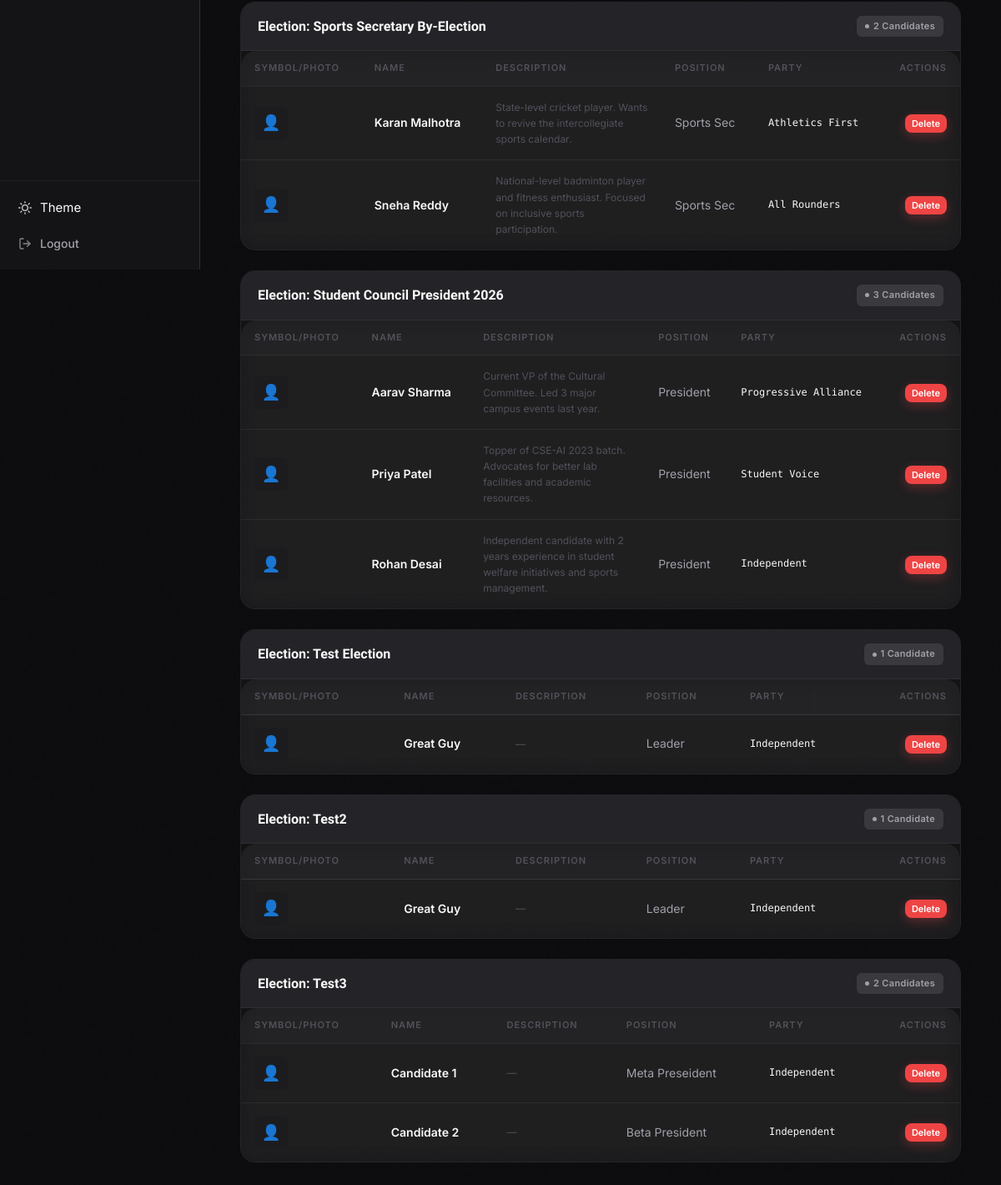
Page /admin/candidates (signed in, lower part) on the earlier database version.
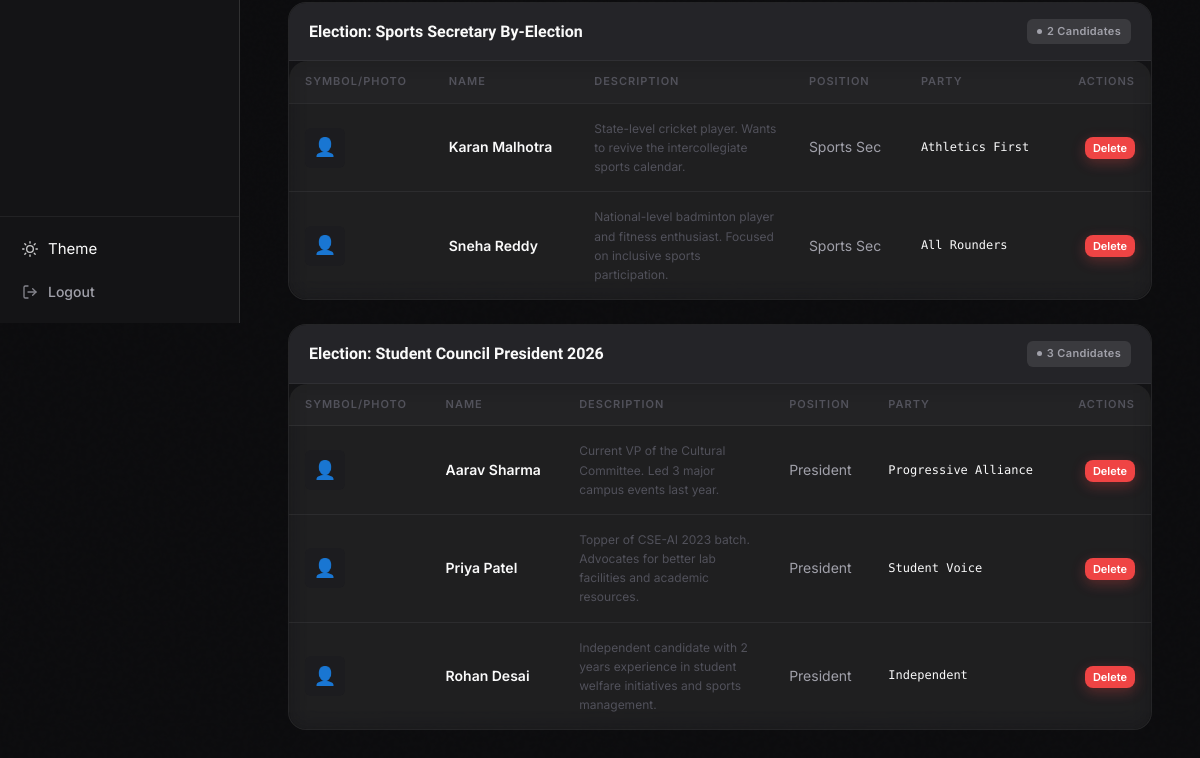
Same page on the later database version.
### tables this page shows
CREATE TABLE candidates (
            candidate_id   INTEGER PRIMARY KEY AUTOINCREMENT,
            election_id    INTEGER NOT NULL REFERENCES elections(election_id),
            candidate_name TEXT NOT NULL,
            position       TEXT NOT NULL,
            party_name     TEXT,
            symbol_path    TEXT
        , description TEXT DEFAULT '');

CREATE TABLE elections (
            election_id    INTEGER PRIMARY KEY AUTOINCREMENT,
            election_title TEXT NOT NULL,
            start_date     TEXT NOT NULL,
            end_date       TEXT NOT NULL,
            roll_start     TEXT NOT NULL,
            roll_end       TEXT NOT NULL
        , description TEXT DEFAULT '', position_role TEXT DEFAULT '', eligible_type TEXT DEFAULT 'department', results_published INTEGER DEFAULT 0);

### app.py (the view)
@app.route('/admin/candidates')
@admin_required
def admin_candidates():
    db = get_db()
    elections  = db.execute("SELECT * FROM elections ORDER BY election_id DESC").fetchall()
    candidates = db.execute("""
        SELECT c.*, e.election_title
        FROM candidates c
        JOIN elections e ON c.election_id=e.election_id
        ORDER BY c.election_id DESC, c.candidate_id ASC
    """).fetchall()
    db.close()
    return render_template('admin/candidates.html', elections=elections, candidates=candidates)

### app.py (called while the page is built)
def admin_required(f):
    @wraps(f)
    def decorated(*args, **kwargs):
        if not session.get('admin_logged_in'):
            return redirect(url_for('admin_login'))
        return f(*args, **kwargs)
    return decorated

### database.py (called while the page is built)
def get_db():
    if USE_POSTGRES and PSYCOPG2_AVAILABLE:
        conn = psycopg2.connect(DATABASE_URL, cursor_factory=DictCursor)
        return PostgresConnectionWrapper(conn)
    else:
        conn = sqlite3.connect(DB_PATH)
        conn.row_factory = sqlite3.Row
        conn.execute("PRAGMA foreign_keys = ON")
        return conn

### templates/admin/candidates.html (shortened to what this page needs)
{% extends "base_admin.html" %}
{% block content %}
{% if candidates %}
  {% for election_title, group in candidates|groupby('election_title') %}
  <div class="card" style="margin-bottom:24px;padding:0;border:1px solid rgba(255,255,255,0.08);overflow:hidden;">
    <div style="background:var(--bg-3);padding:16px 20px;border-bottom:1px solid rgba(255,255,255,0.05);display:flex;justify-content:space-between;align-items:center;">
      <h2 style="font-family:var(--font-display);font-size:16px;font-weight:600;color:var(--text-0);margin:0;">
        Election: {{ election_title }}
      </h2>
      <span class="badge" style="background:rgba(255,255,255,0.1);color:var(--text-1);">
        {{ group|length }} Candidate{% if group|length != 1 %}s{% endif %}
      </span>
    </div>
    <div class="table-wrap" style="margin:0;border:none;">
      <table class="data-table" style="margin:0;border:none;">
        <thead>
          <tr>
            <th>Symbol/Photo</th>
            <th>Name</th>
            <th>Description</th>
            <th>Position</th>
            <th>Party</th>
            <th style="text-align:right;">Actions</th>
          </tr>
        </thead>
        <tbody>
          {% for c in group %}
          <tr>
            <td>
              {% if c.symbol_path %}
                <img src="{{ url_for('static', filename=c.symbol_path) }}"
                     style="width:40px;height:40px;object-fit:cover;border-radius:6px;background:var(--bg-2);">
              {% else %}
                <div style="width:40px;height:40px;border-radius:6px;background:var(--bg-2);display:flex;align-items:center;justify-content:center;font-size:18px;">👤</div>
              {% endif %}
            </td>
            <td style="color:var(--text-0);font-weight:600;">{{ c.candidate_name }}</td>
            <td style="font-size:12px;color:var(--text-2);max-width:200px;white-space:normal;">{{ c.description or '—' }}</td>
            <td>{{ c.position }}</td>
            <td class="mono" style="font-size:12px;">{{ c.party_name or 'Independent' }}</td>
            <td style="text-align:right;">
              <form method="POST" action="{{ url_for('admin_candidate_delete', candidate_id=c.candidate_id) }}"
                    onsubmit="return confirm('Delete candidate {{ c.candidate_name }}?');" style="margin:0;">
                <button type="submit" class="btn-danger btn-sm" style="padding:4px 8px;font-size:11px;">Delete</button>
              </form>
            </td>
          </tr>
          {% endfor %}
        </tbody>
      </table>
    </div>
  </div>
  {% endfor %}
{% else %}
  <div class="empty-state">
    <div class="empty-state-icon">🗳️</div>
    <div class="empty-state-title">No candidates yet</div>
    <p>Add candidates to your elections to allow voting.</p>
  </div>
{% endif %}
{% endblock %}

### templates/base_admin.html (shortened to what this page needs)
<!DOCTYPE html>
<html lang="en">
<head>
  <link rel="stylesheet" href="{{ url_for('static', filename='css/main.css') }}">
</head>
<body>
  <div class="admin-layout">
    <aside class="sidebar">
      <nav class="sidebar-nav">
      </nav>
      <div class="sidebar-footer">
        <button onclick="toggleTheme()" class="nav-item" style="width:100%;text-align:left;background:none;border:none;cursor:pointer;font:inherit;color:inherit;outline:none;">
          Theme
        </button>
        <a href="{{ url_for('admin_logout') }}" class="nav-item">
          <svg viewBox="0 0 24 24" fill="none" stroke="currentColor" stroke-width="2" stroke-linecap="round" stroke-linejoin="round">
            <path d="M9 21H5a2 2 0 0 1-2-2V5a2 2 0 0 1 2-2h4"/>
            <polyline points="16 17 21 12 16 7"/><line x1="21" y1="12" x2="9" y2="12"/>
          </svg>
          Logout
        </a>
      </div>
    </aside>
    <main class="content-area">
      {% block content %}{% endblock %}
    </main>
  </div>
</body>
</html>

### static/css/main.css (style rules this page uses)
:root { --bg-0: #0C0C0E; --bg-1: #141416; --bg-2: #1C1C1F; --bg-3: #242428; --accent: #8B5CF6; --accent-2: #6D28D9; --accent-dim: rgba(139,92,246,0.12); --accent-glow: rgba(139,92,246,0.28); --accent-border: rgba(139,92,246,0.35); --success: #10B981; --success-dim: rgba(16,185,129,0.1); --warn: #F59E0B; --warn-dim: rgba(245,158,11,0.1); --danger: #EF4444; --danger-dim: rgba(239,68,68,0.1); --text-0: #FAFAFA; --text-1: #A1A1AA; --text-2: #52525B; --border: rgba(255,255,255,0.06); --border-hi: rgba(139,92,246,0.5); --border-bright: rgba(255,255,255,0.12); --radius-sm: 10px; --radius-md: 14px; --radius-lg: 18px; --radius-xl: 24px; --font-display: 'Plus Jakarta Sans', sans-serif; --font-body: 'Inter', sans-serif; --font-mono: 'DM Mono', monospace; --transition: all 0.2s cubic-bezier(0.4, 0, 0.2, 1); --transition-slow: all 0.35s cubic-bezier(0.4, 0, 0.2, 1); --glass-bg: rgba(255,255,255,0.032); --glass-border: rgba(255,255,255,0.075); --glass-shadow: 0 8px 32px rgba(0,0,0,0.5), 0 1px 0 rgba(255,255,255,0.05) inset; }
*, *::before, *::after { box-sizing: border-box; margin: 0; padding: 0; }
html { font-size: 15px; scroll-behavior: smooth; }
body { background: var(--bg-0); color: var(--text-0); font-family: var(--font-body); line-height: 1.6; -webkit-font-smoothing: antialiased; -moz-osx-font-smoothing: grayscale; }
a { color: inherit; text-decoration: none; }
input, textarea, select, button { font-family: var(--font-body); }
body::before { content: ''; position: fixed; inset: 0; pointer-events: none; z-index: 0; opacity: 0.4; }
.card { background: var(--glass-bg); backdrop-filter: blur(12px); -webkit-backdrop-filter: blur(12px); border: 1px solid var(--glass-border); border-radius: var(--radius-lg); padding: 28px; transition: var(--transition); position: relative; }
.btn-danger { display: inline-flex; align-items: center; justify-content: center; gap: 7px; background: var(--danger); color: #fff; border: none; border-radius: var(--radius-sm); padding: 12px 24px; font-size: 14px; font-weight: 600; cursor: pointer; transition: var(--transition); box-shadow: 0 4px 14px rgba(239,68,68,0.3); }
.btn-sm { padding: 8px 16px; font-size: 13px; border-radius: 8px; }
.badge { display: inline-flex; align-items: center; gap: 5px; padding: 4px 10px; border-radius: 6px; font-size: 11px; font-weight: 600; letter-spacing: 0.03em; }
.badge::before { content: ''; width: 5px; height: 5px; border-radius: 50%; background: currentColor; flex-shrink: 0; }
.data-table { width: 100%; border-collapse: collapse; }
.data-table th { padding: 12px 16px; font-size: 11px; font-weight: 600; letter-spacing: 0.09em; text-transform: uppercase; color: var(--text-2); background: rgba(255,255,255,0.02); border-bottom: 1px solid var(--border); text-align: left; }
.data-table td { padding: 15px 16px; font-size: 14px; color: var(--text-1); border-bottom: 1px solid var(--border); transition: var(--transition); }
.data-table tr:last-child td { border-bottom: none; }
.data-table .mono { font-family: var(--font-mono); color: var(--text-0); font-size: 13px; }
.table-wrap { background: rgba(255,255,255,0.025); backdrop-filter: blur(12px); border: 1px solid var(--border-bright); border-radius: var(--radius-lg); overflow: hidden; }
.admin-layout { display: flex; min-height: 100vh; }
.sidebar { width: 240px; background: var(--bg-1); backdrop-filter: blur(24px); -webkit-backdrop-filter: blur(24px); border-right: 1px solid var(--border-bright); position: fixed; top: 0; left: 0; height: 100vh; display: flex; flex-direction: column; z-index: 100; overflow-y: auto; }
.sidebar::before { content: ''; position: absolute; top: 0; left: 0; right: 0; height: 200px; background: linear-gradient(180deg, var(--accent-dim) 0%, transparent 100%); pointer-events: none; }
.sidebar-nav { padding: 10px 8px; flex: 1; display: flex; flex-direction: column; gap: 2px; }
.nav-item { display: flex; align-items: center; gap: 10px; padding: 10px 14px; border-radius: var(--radius-sm); color: var(--text-1); font-size: 14px; font-weight: 500; transition: var(--transition); cursor: pointer; text-decoration: none; position: relative; }
.nav-item svg { width: 16px; height: 16px; flex-shrink: 0; opacity: 0.8; }
.sidebar-footer { padding: 10px 8px; border-top: 1px solid var(--border); }
.content-area { margin-left: 240px; padding: 36px clamp(20px, 4vw, 52px); flex: 1; min-width: 0; position: relative; z-index: 1; }

Differences in the rows shown:
removed candidates: election_title "Test Election", group "1", candidate_name "Great Guy", description "—", position "Leader", party_name "Independent"
removed candidates: election_title "Test2", group "1", candidate_name "Great Guy", description "—", position "Leader", party_name "Independent"
removed candidates: election_title "Test3", group "2", candidate_name "Candidate 1", description "—", position "Meta Preseident", party_name "Independent"
removed candidates: candidate_name "Candidate 2", description "—", position "Beta President", party_name "Independent", shown under "Test3"
